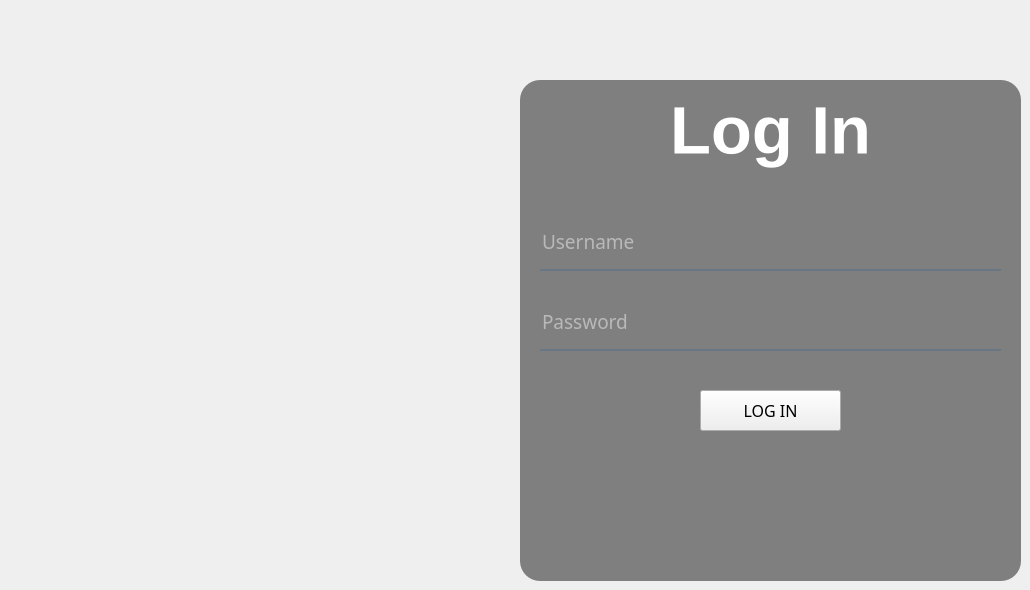
      <widget class="QWidget" name="loginpage">
       <widget class="QLineEdit" name="textusername">
        <property name="geometry">
         <rect>
          <x>540</x>
          <y>220</y>
          <width>461</width>
          <height>51</height>
         </rect>
        </property>
        <property name="sizePolicy">
         <sizepolicy hsizetype="Expanding" vsizetype="Expanding">
          <horstretch>0</horstretch>
          <verstretch>0</verstretch>
         </sizepolicy>
        </property>
        <property name="font">
         <font>
          <family>Bauhaus 93</family>
          <pointsize>14</pointsize>
          <italic>false</italic>
          <bold>false</bold>
          <underline>false</underline>
         </font>
        </property>
        <property name="tabletTracking">
         <bool>false</bool>
        </property>
        <property name="styleSheet">
         <string notr="true">background-color:rgba(0, 0, 0, 0);
border:none;
border-bottom:2px solid rgba(105, 118, 132, 255);
color:rgba(255, 255, 255, 230);
padding-bottom:7px;</string>
        </property>
        <property name="placeholderText">
         <string>Username</string>
        </property>
       </widget>
       <widget class="QLineEdit" name="textpassword">
        <property name="geometry">
         <rect>
          <x>540</x>
          <y>300</y>
          <width>461</width>
          <height>51</height>
         </rect>
        </property>
        <property name="sizePolicy">
         <sizepolicy hsizetype="Expanding" vsizetype="Expanding">
          <horstretch>0</horstretch>
          <verstretch>0</verstretch>
         </sizepolicy>
        </property>
        <property name="font">
         <font>
          <family>Bauhaus 93</family>
          <pointsize>14</pointsize>
         </font>
        </property>
        <property name="styleSheet">
         <string notr="true">background-color:rgba(0, 0, 0, 0);
border:none;
border-bottom:2px solid rgba(105, 118, 132, 255);
color:rgba(255, 255, 255, 230);
padding-bottom:7px;</string>
        </property>
        <property name="echoMode">
         <enum>QLineEdit::EchoMode::Password</enum>
        </property>
        <property name="placeholderText">
         <string>Password</string>
        </property>
       </widget>
       <widget class="QPushButton" name="btnlogin">
        <property name="geometry">
         <rect>
          <x>700</x>
          <y>390</y>
          <width>141</width>
          <height>41</height>
         </rect>
        </property>
        <property name="sizePolicy">
         <sizepolicy hsizetype="Expanding" vsizetype="Expanding">
          <horstretch>0</horstretch>
          <verstretch>0</verstretch>
         </sizepolicy>
        </property>
        <property name="font">
         <font>
          <family>Bauhaus 93</family>
          <pointsize>12</pointsize>
         </font>
        </property>
        <property name="cursor">
         <cursorShape>PointingHandCursor</cursorShape>
        </property>
        <property name="styleSheet">
         <string notr="true"/>
        </property>
        <property name="text">
         <string>LOG IN</string>
        </property>
       </widget>
       <widget class="QLabel" name="label">
        <property name="geometry">
         <rect>
          <x>520</x>
          <y>80</y>
          <width>501</width>
          <height>501</height>
         </rect>
        </property>
        <property name="styleSheet">
         <string notr="true">background-color:rgba(0, 0, 0, 120);
border-radius:20px;</string>
        </property>
        <property name="text">
         <string/>
        </property>
       </widget>
       <widget class="QLabel" name="label_2">
        <property name="geometry">
         <rect>
          <x>670</x>
          <y>40</y>
          <width>241</width>
          <height>181</height>
         </rect>
        </property>
        <property name="font">
         <font>
          <pointsize>50</pointsize>
          <bold>true</bold>
         </font>
        </property>
        <property name="styleSheet">
         <string notr="true">color: rgb(255, 255, 255);
border-color: rgb(0, 0, 0);</string>
        </property>
        <property name="text">
         <string>Log In</string>
        </property>
       </widget>
       <zorder>label</zorder>
       <zorder>textusername</zorder>
       <zorder>textpassword</zorder>
       <zorder>btnlogin</zorder>
       <zorder>label_2</zorder>
      </widget>
